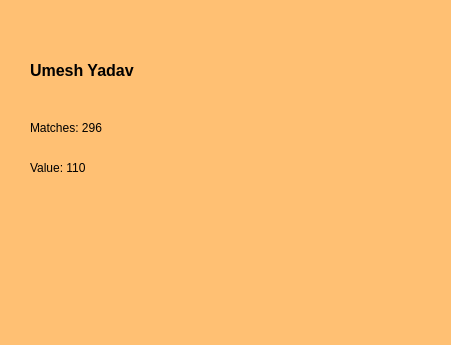
<?xml version="1.0" encoding="UTF-8"?>
<ui version="4.0">
 <class>Dialog</class>
 <widget class="QDialog" name="Dialog">
  <property name="geometry">
   <rect>
    <x>0</x>
    <y>0</y>
    <width>451</width>
    <height>345</height>
   </rect>
  </property>
  <property name="windowTitle">
   <string>Dialog</string>
  </property>
  <property name="styleSheet">
   <string notr="true">background-color: rgb(255, 192, 115);</string>
  </property>
  <widget class="QLabel" name="label_2">
   <property name="geometry">
    <rect>
     <x>30</x>
     <y>50</y>
     <width>121</width>
     <height>41</height>
    </rect>
   </property>
   <property name="font">
    <font>
     <family>Arial</family>
     <pointsize>12</pointsize>
     <weight>75</weight>
     <bold>true</bold>
    </font>
   </property>
   <property name="text">
    <string>Umesh Yadav</string>
   </property>
  </widget>
  <widget class="QLabel" name="label_3">
   <property name="geometry">
    <rect>
     <x>30</x>
     <y>120</y>
     <width>81</width>
     <height>16</height>
    </rect>
   </property>
   <property name="text">
    <string>Matches: 296</string>
   </property>
  </widget>
  <widget class="QLabel" name="label_4">
   <property name="geometry">
    <rect>
     <x>30</x>
     <y>160</y>
     <width>71</width>
     <height>16</height>
    </rect>
   </property>
   <property name="text">
    <string>Value: 110</string>
   </property>
  </widget>
  <widget class="QLabel" name="label">
   <property name="geometry">
    <rect>
     <x>120</x>
     <y>80</y>
     <width>361</width>
     <height>251</height>
    </rect>
   </property>
   <property name="text">
    <string/>
   </property>
   <property name="pixmap">
    <pixmap>Players/yadav.png</pixmap>
   </property>
  </widget>
 </widget>
 <resources/>
 <connections/>
</ui>
